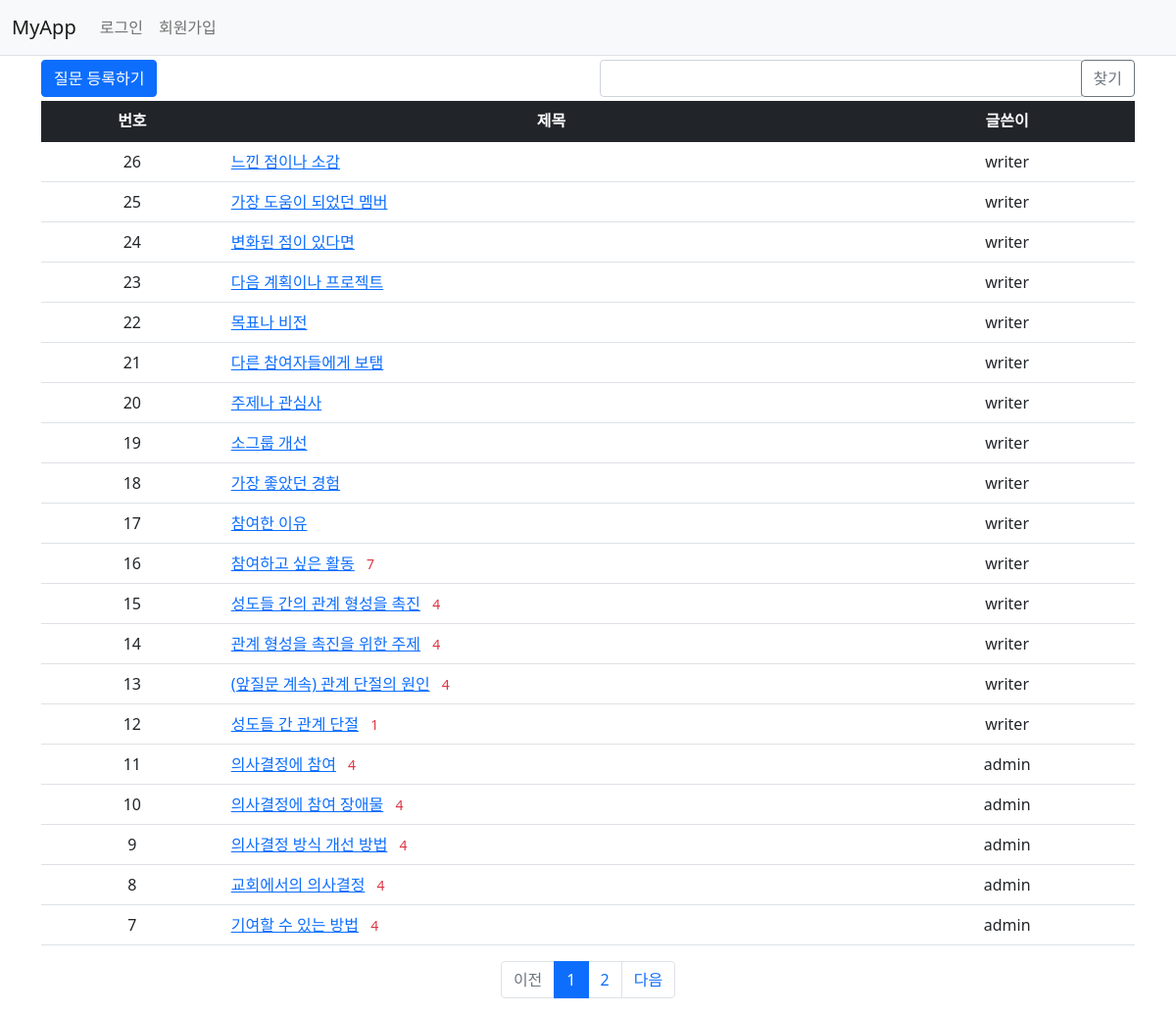
The app's page /myapp/questions/ with its own data.
### myapp/models.py (models this page shows, shortened)
class Question(models.Model):
    author = models.ForeignKey(User, on_delete=models.CASCADE, related_name='author_question')
    subject = models.CharField(max_length=200)
    content = models.TextField()
    create_date = models.DateTimeField()
    modify_date = models.DateTimeField(null=True, blank=True)
    voter = models.ManyToManyField(User, related_name='voter_question')  # 추천인 추가

### myapp/views/base_views.py (the view, shortened to what this page needs)
# urls.py: path("questions/", base_views.questionsIndex, name="questions"),
def questionsIndex(request):
  page = request.GET.get("page", "1")  # 페이지
  kw = request.GET.get('kw', '')  # 검색어
  question_list = Question.objects.order_by("-create_date")
  paginator = Paginator(question_list, 20)  # 페이지당 10개씩 보여주기
  pageObj = paginator.get_page(page)
  context = {"question_list": pageObj, 'page': page, 'kw': kw}
  return render(request, "myapp/question_list.html", context)

### myapp/templatetags/myappFilter.py (called while the page is built)
@register.filter
def sub(value, arg):
  return value - arg

### templates/myapp/question_list.html (shortened to what this page needs)
{% extends 'myapp/base.html' %}
{% load myappFilter %}
{% block content %}
<div class="container my-1">
  <div class="row my-1">
    <div class="col-6">
      <a href="{% url 'myapp:questionCreate' %}" class="btn btn-primary">질문 등록하기</a>
    </div>
    <div class="col-6">
      <div class="input-group">
        <input type="text" id="search_kw" class="form-control" value="{{ kw|default_if_none:'' }}">
        <div class="input-group-append">
          <button class="btn btn-outline-secondary" type="button" id="btn_search">찾기</button>
        </div>
      </div>
    </div>
  </div>
  <table class="table">
    <thead class="text-center">
    <tr class="table-dark">
      <th>번호</th>
      <th style="width:60%">제목</th>
      <th>글쓴이</th>
    </tr>
    </thead>
    <tbody>
    {% if question_list %}
    {% for question in question_list %}
    <tr class="text-center">
      <td>
        {{ question_list.paginator.count|sub:question_list.start_index|sub:forloop.counter0|add:1 }}
      </td>
      <td class="text-start">
        <a href="{% url 'myapp:questionDetail' question.id %}">{{ question.subject }}</a>
        {% if question.answer_set.count > 0 %}
        <span class="text-danger small mx-2">{{ question.answer_set.count }}</span>
        {% endif %}
      </td>
      <td>{{ question.author.username }}</td>
    </tr>
    {% endfor %}
    {% else %}
    <tr>
      <td colspan="4">질문이 없습니다.</td>
    </tr>
    {% endif %}
    </tbody>
  </table>
  <ul class="pagination justify-content-center">
    {% if question_list.has_previous %}
    <li class="page-item">
      <a class="page-link" data-page="{{ question_list.previous_page_number }}" href="javascript:void(0)">이전</a>
    </li>
    {% else %}
    <li class="page-item disabled">
      <a class="page-link" tabindex="-1" aria-disabled="true" href="#">이전</a>
    </li>
    {% endif %}
    {% for page_number in question_list.paginator.page_range %}
      {% if page_number >= question_list.number|add:-10 and page_number <= question_list.number|add:10 %}
        {% if page_number == question_list.number %}
        <li class="page-item active" aria-current="page">
          <a class="page-link" data-page="{{ page_number }}" href="javascript:void(0)">{{ page_number }}</a>
        </li>
        {% else %}
        <li class="page-item">
          <a class="page-link" data-page="{{ page_number }}" href="javascript:void(0)">{{ page_number }}</a>
        </li>
        {% endif %}
      {% endif %}
    {% endfor %}
    {% if question_list.has_next %}
    <li class="page-item">
      <a class="page-link" data-page="{{ question_list.next_page_number }}" href="javascript:void(0)">다음</a>
    </li>
    {% else %}
    <li class="page-item disabled">
      <a class="page-link" tabindex="-1" aria-disabled="true" href="#">다음</a>
    </li>
    {% endif %}
  </ul>
</div>
{% endblock %}

### templates/myapp/base.html (shortened to what this page needs)
{% load static %}
<!doctype html>
<html lang="ko">
<head>
  <link rel="stylesheet" type="text/css" href="{% static 'bootstrap.min.css' %}">
  <link rel="stylesheet" type="text/css" href="{% static 'style.css' %}">
</head>
<body>
{% include "myapp/navbar.html" %}
{% block content %}
{% endblock %}
</body>
</html>

### templates/myapp/navbar.html (shortened to what this page needs)
<nav class="navbar navbar-expand-lg navbar-light bg-light border-bottom">
  <div class="container-fluid">
    <a class="navbar-brand" href="{% url 'myapp:questions' %}">MyApp</a>
    <div class="collapse navbar-collapse" id="navbarSupportedContent">
      <ul class="navbar-nav me-auto mb-2 mb-lg-0">
        <li class="nav-item">
          {% if user.is_authenticated %}
            <a class="nav-link" href="{% url 'common:logout' %}">{{ user.username }} (로그아웃)</a>
          {% else %}
            <a class="nav-link" href="{% url 'common:login' %}">로그인</a>
          {% endif %}
        </li>
        <li>
          {% if not user.is_authenticated %}
          <a class="nav-link" href="{% url 'common:signup' %}">회원가입</a>
          {% endif %}
        </li>
      </ul>
    </div>
  </div>
</nav>

### records on screen
Question: paginator.count|sub "26", subject "느낀 점이나 소감", author.username "writer"
Question: paginator.count|sub "25", subject "가장 도움이 되었던 멤버", author.username "writer"
Question: paginator.count|sub "24", subject "변화된 점이 있다면", author.username "writer"
Question: paginator.count|sub "23", subject "다음 계획이나 프로젝트", author.username "writer"
Question: paginator.count|sub "22", subject "목표나 비전", author.username "writer"
Question: paginator.count|sub "21", subject "다른 참여자들에게 보탬", author.username "writer"
Question: paginator.count|sub "20", subject "주제나 관심사", author.username "writer"
Question: paginator.count|sub "19", subject "소그룹 개선", author.username "writer"
Question: paginator.count|sub "18", subject "가장 좋았던 경험", author.username "writer"
Question: paginator.count|sub "17", subject "참여한 이유", author.username "writer"
Question: paginator.count|sub "16", subject "참여하고 싶은 활동", answer_set.count "7", author.username "writer"
Question: paginator.count|sub "15", subject "성도들 간의 관계 형성을 촉진", answer_set.count "4", author.username "writer"
Question: paginator.count|sub "14", subject "관계 형성을 촉진을 위한 주제", answer_set.count "4", author.username "writer"
Question: paginator.count|sub "13", subject "(앞질문 계속) 관계 단절의 원인", answer_set.count "4", author.username "writer"
Question: paginator.count|sub "12", subject "성도들 간 관계 단절", answer_set.count "1", author.username "writer"
Question: paginator.count|sub "11", subject "의사결정에 참여", answer_set.count "4", author.username "admin"
Question: paginator.count|sub "10", subject "의사결정에 참여 장애물", answer_set.count "4", author.username "admin"
Question: paginator.count|sub "9", subject "의사결정 방식 개선 방법", answer_set.count "4", author.username "admin"
Question: paginator.count|sub "8", subject "교회에서의 의사결정", answer_set.count "4", author.username "admin"
Question: paginator.count|sub "7", subject "기여할 수 있는 방법", answer_set.count "4", author.username "admin"

### other values on screen
{{ page_number }} "1"
{{ page_number }} "2"
